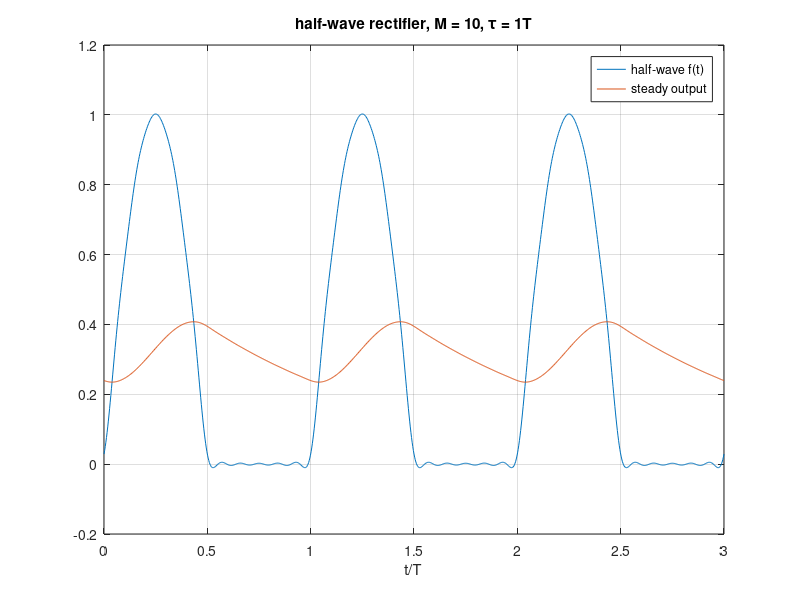
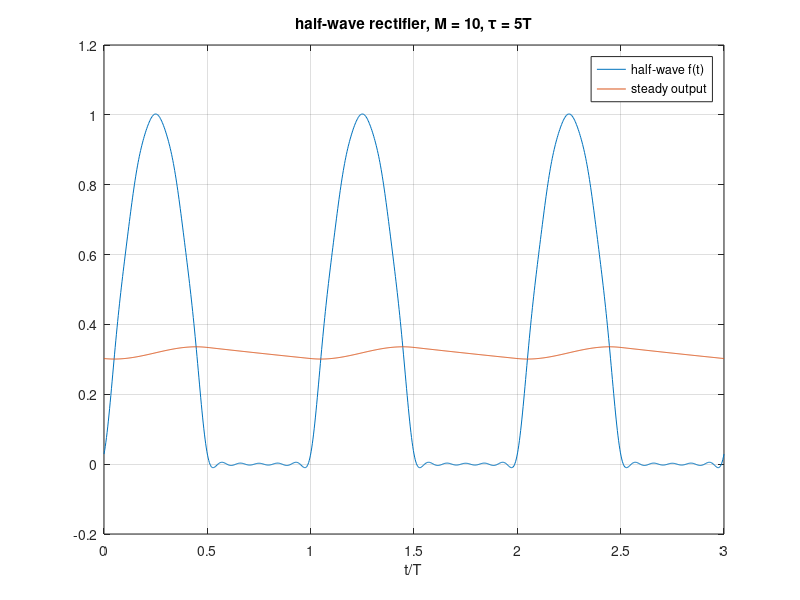
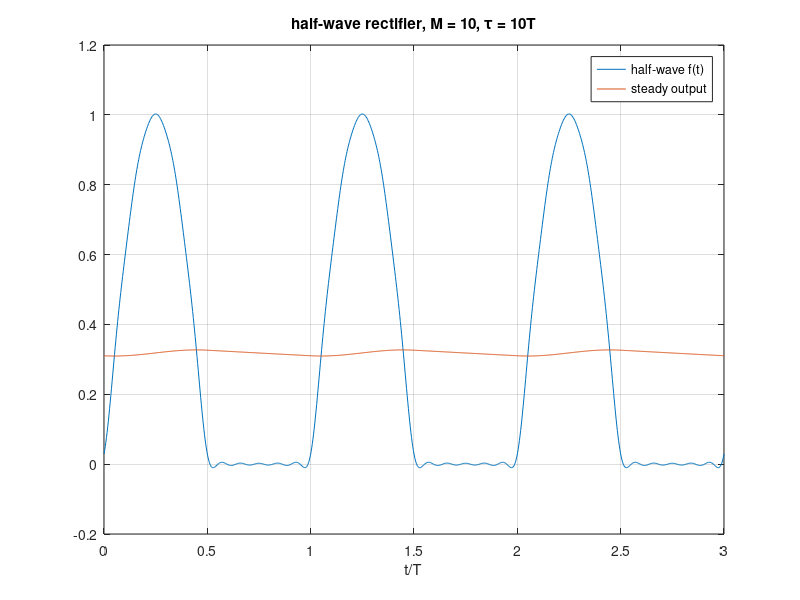
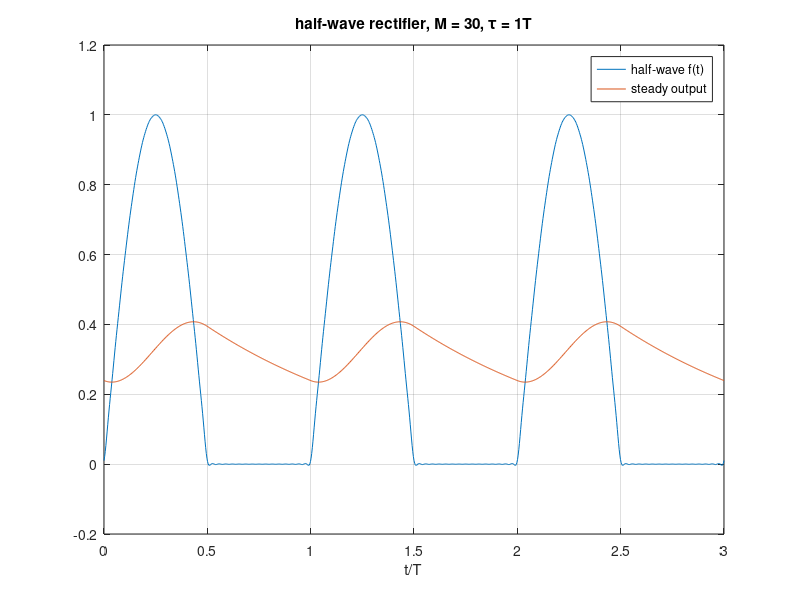

MATLAB code for these plots, in order:
%% LSS Lab 5
% Gregory Leonberg

%% Problem 1 -- AC/DC half-wave rectifier/converter

close all; clear; clc;

wo = 2*pi;
u = @(t) (t >= 0);
x = @(t) sin(wo.*t);
f = @(t) x(t).*u(t);
T = 2*pi/wo;

%% Part A -- M-term Approximations

P = @(s) wo.*(1+exp(-1.*s.*T./2)) ./ (s.^2 + wo.^2); 

t = linspace(0, 3, 1001);

for M = [10, 30]
    for tau = [T, 5*T, 10*T]

        H = @(s) 1./(1 + s.*tau);

        c0 = 1/pi;
        c1 = 1/(4*j);
        ck = @(k) (1/T).*P(j*k*wo);

        fm = c0 + 2*real(c1*exp(j*1*wo*t));
        ymsteady = c0.*H(0) + 2*real(c1*H(j*1*wo)*exp(j*1*wo*t));

        for k = 2:1:M
            fm = fm + 2*real(ck(k)*exp(j*k*wo*t));
            ymsteady = ymsteady + 2*real(ck(k)*H(j*k*wo)*exp(j*k*wo*t));
        end;

        figure;
        plot(t, fm, t, ymsteady);
        xlim([0, 3]);
        ylim([-0.2, 1.2]);
        set(gca, 'xtick', 0:0.5:3);
        set(gca, 'ytick', -0.2:0.2:1.2);
        xlabel('t/T');
        legend('half-wave f(t)', 'steady output');
        title( horzcat('half-wave rectifier, M = ', num2str(M), ', \tau = ', num2str(tau), 'T'));
        grid on;
        
    end;
end;

%% Part B -- M-term Approximations Continued

t = linspace(0, 24, 1001);
A = @(ta) ((-1.*ta.^-1).*P(-1.*ta.^-1)) ./ (exp(T./ta) - 1);

for M = 30
    for tau = [5*T, 10*T]
        
        fm = c0 + 2*real(c1*exp(j*1*wo*t));
        ymsteady = c0.*H(0) + 2*real(c1*H(j*1*wo)*exp(j*1*wo*t));   
        ym = A(tau)*exp(-t/tau) + c0*H(0) + 2*real(c1*H(j*1*wo)*exp(j*1*wo*t));
        
        for k = 2:1:M
            fm = fm + 2*real(ck(k)*exp(j*k*wo*t));
            ymsteady = ymsteady + 2*real(ck(k)*H(j*k*wo)*exp(j*k*wo*t));
            ym = ym + 2*real(ck(k)*H(j*k*wo)*exp(j*k*wo*t));
        end;
        
        figure;
        plot(t, fm, t, ymsteady, t, ym);
        xlim([0, 24]);
        ylim([-0.2, 1.2]);
        set(gca, 'xtick', 0:2:24);
        set(gca, 'ytick', -0.2:0.2:1.2);
        xlabel('t/T');
        legend('half-wave f(t)', 'steady output', 'exact output');
        title( horzcat('half-wave rectifier, M = ', num2str(M), ', \tau = ', num2str(tau), 'T'));
        grid on;
        
    end;
end;

%% Part C -- Error norms using lsim

for M = 30
    for tau = [5*T, 10*T]
        tran = tf([0, 0, 1], [0, tau, 1]);
        norm(lsim(tran, f(t), t)' - ym)    
    end;
end;

%% Problem 2

close all;
clear;
clc;

omega0 = 0.1*pi;
omega1 = 0.2*pi;
omega2 = 0.3*pi;

s = @(n) sin(omega0*n);
v = @(n) sin(omega1*n) + sin(omega2*n);
x = @(n) s(n) + v(n);

%% Part A - Plotting x(n) and s(n)

n = 0:1:199;
xn = x(n);
sn = s(n);

figure;
plot(n, xn, n, sn);
title('x(n) and s(n)');
xlabel('time samples, n');
set(gca, 'xtick', 0:50:200);
set(gca, 'ytick', -3:1:3);
ylim([-3, 3])
grid on

%% Part B - Using Filter

omegaA = 0.15*pi;
omegaB = 0.25*pi;

filt = fir1(50, [omegaA, omegaB]);
freqz(filt, x(n));
















